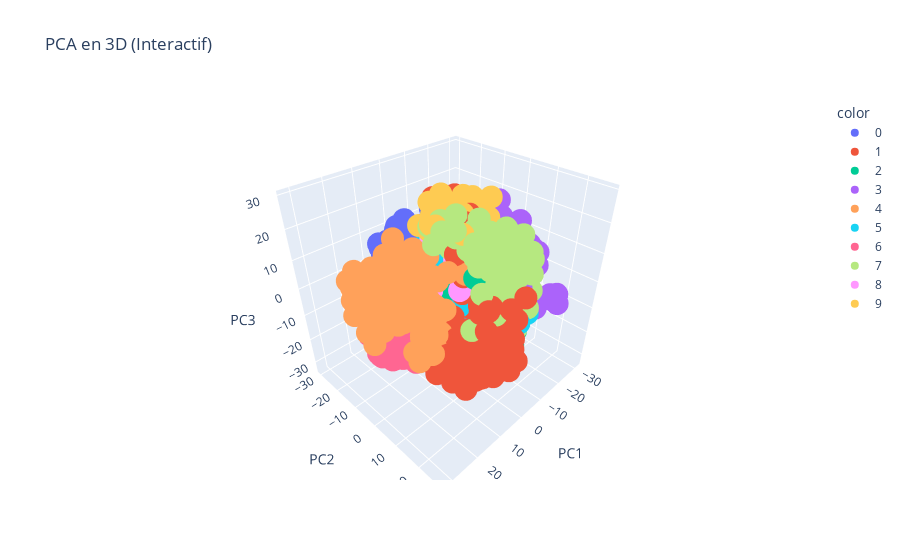
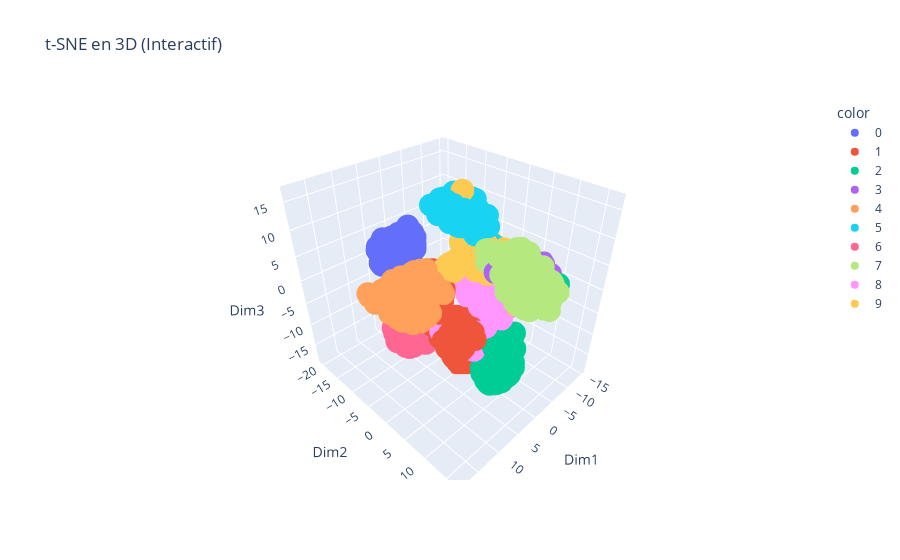
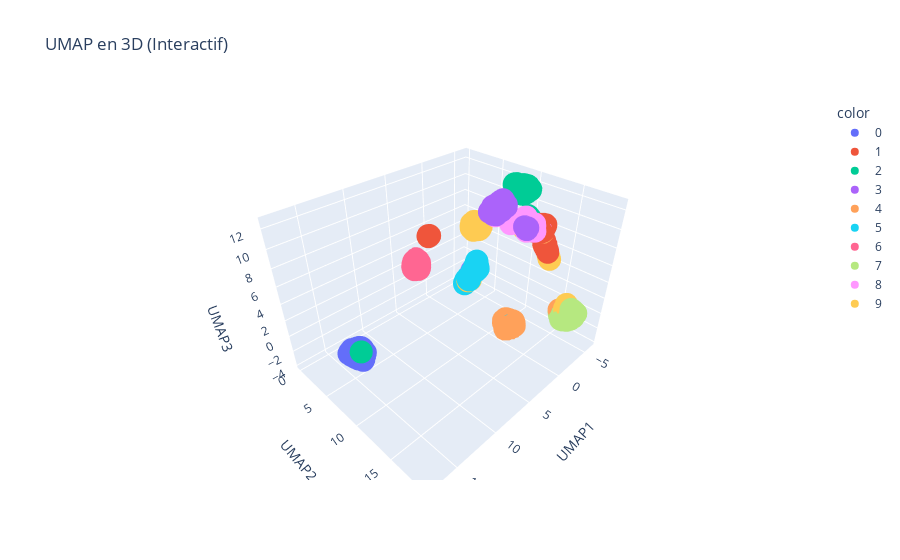

Write notebook code for charts like these, in order.
### Code cell
import numpy as np
from sklearn.datasets import load_digits
from sklearn.decomposition import PCA
from sklearn.manifold import TSNE
import umap
import plotly.express as px

# Charger un jeu de données d'exemple (chiffres manuscrits)
digits = load_digits()
X = digits.data
y = digits.target

# Réduction de dimension avec PCA
pca = PCA(n_components=3)
X_pca = pca.fit_transform(X)

# Réduction de dimension avec t-SNE
tsne = TSNE(n_components=3, random_state=42, init="pca", learning_rate="auto")
X_tsne = tsne.fit_transform(X)

# Réduction de dimension avec UMAP
umap_model = umap.UMAP(n_components=3, random_state=42)
X_umap = umap_model.fit_transform(X)

# Graphiques interactifs 3D
fig_pca = px.scatter_3d(
    x=X_pca[:, 0], y=X_pca[:, 1], z=X_pca[:, 2],
    color=y.astype(str), title="PCA en 3D (Interactif)",
    labels={"x": "PC1", "y": "PC2", "z": "PC3"}
)
fig_pca.show()

fig_tsne = px.scatter_3d(
    x=X_tsne[:, 0], y=X_tsne[:, 1], z=X_tsne[:, 2],
    color=y.astype(str), title="t-SNE en 3D (Interactif)",
    labels={"x": "Dim1", "y": "Dim2", "z": "Dim3"}
)
fig_tsne.show()

fig_umap = px.scatter_3d(
    x=X_umap[:, 0], y=X_umap[:, 1], z=X_umap[:, 2],
    color=y.astype(str), title="UMAP en 3D (Interactif)",
    labels={"x": "UMAP1", "y": "UMAP2", "z": "UMAP3"}
)
fig_umap.show()

### Figure 1 — Plotly figure (JSON) as saved in the notebook; plotly's stock layout.template omitted (floating-point values rounded to 4 significant figures; data arrays with more than 128 entries replaced by an {"elided": "..."} marker saying what was removed)
{"data": [{"hovertemplate": "color=0<br>PC1=%{x}<br>PC2=%{y}<br>PC3=%{z}<extra></extra>", "legendgroup": "0", "marker": {"color": "#636efa", "symbol": "circle"}, "mode": "markers", "name": "0", "scene": "scene", "showlegend": true, "type": "scatter3d", "x": {"elided": "178 float values"}, "y": {"elided": "178 float values"}, "z": {"elided": "178 float values"}}, {"hovertemplate": "color=1<br>PC1=%{x}<br>PC2=%{y}<br>PC3=%{z}<extra></extra>", "legendgroup": "1", "marker": {"color": "#EF553B", "symbol": "circle"}, "mode": "markers", "name": "1", "scene": "scene", "showlegend": true, "type": "scatter3d", "x": {"elided": "182 float values"}, "y": {"elided": "182 float values"}, "z": {"elided": "182 float values"}}, {"hovertemplate": "color=2<br>PC1=%{x}<br>PC2=%{y}<br>PC3=%{z}<extra></extra>", "legendgroup": "2", "marker": {"color": "#00cc96", "symbol": "circle"}, "mode": "markers", "name": "2", "scene": "scene", "showlegend": true, "type": "scatter3d", "x": {"elided": "177 float values"}, "y": {"elided": "177 float values"}, "z": {"elided": "177 float values"}}, {"hovertemplate": "color=3<br>PC1=%{x}<br>PC2=%{y}<br>PC3=%{z}<extra></extra>", "legendgroup": "3", "marker": {"color": "#ab63fa", "symbol": "circle"}, "mode": "markers", "name": "3", "scene": "scene", "showlegend": true, "type": "scatter3d", "x": {"elided": "183 float values"}, "y": {"elided": "183 float values"}, "z": {"elided": "183 float values"}}, {"hovertemplate": "color=4<br>PC1=%{x}<br>PC2=%{y}<br>PC3=%{z}<extra></extra>", "legendgroup": "4", "marker": {"color": "#FFA15A", "symbol": "circle"}, "mode": "markers", "name": "4", "scene": "scene", "showlegend": true, "type": "scatter3d", "x": {"elided": "181 float values"}, "y": {"elided": "181 float values"}, "z": {"elided": "181 float values"}}, {"hovertemplate": "color=5<br>PC1=%{x}<br>PC2=%{y}<br>PC3=%{z}<extra></extra>", "legendgroup": "5", "marker": {"color": "#19d3f3", "symbol": "circle"}, "mode": "markers", "name": "5", "scene": "scene", "showlegend": true, "type": "scatter3d", "x": {"elided": "182 float values"}, "y": {"elided": "182 float values"}, "z": {"elided": "182 float values"}}, {"hovertemplate": "color=6<br>PC1=%{x}<br>PC2=%{y}<br>PC3=%{z}<extra></extra>", "legendgroup": "6", "marker": {"color": "#FF6692", "symbol": "circle"}, "mode": "markers", "name": "6", "scene": "scene", "showlegend": true, "type": "scatter3d", "x": {"elided": "181 float values"}, "y": {"elided": "181 float values"}, "z": {"elided": "181 float values"}}, {"hovertemplate": "color=7<br>PC1=%{x}<br>PC2=%{y}<br>PC3=%{z}<extra></extra>", "legendgroup": "7", "marker": {"color": "#B6E880", "symbol": "circle"}, "mode": "markers", "name": "7", "scene": "scene", "showlegend": true, "type": "scatter3d", "x": {"elided": "179 float values"}, "y": {"elided": "179 float values"}, "z": {"elided": "179 float values"}}, {"hovertemplate": "color=8<br>PC1=%{x}<br>PC2=%{y}<br>PC3=%{z}<extra></extra>", "legendgroup": "8", "marker": {"color": "#FF97FF", "symbol": "circle"}, "mode": "markers", "name": "8", "scene": "scene", "showlegend": true, "type": "scatter3d", "x": {"elided": "174 float values"}, "y": {"elided": "174 float values"}, "z": {"elided": "174 float values"}}, {"hovertemplate": "color=9<br>PC1=%{x}<br>PC2=%{y}<br>PC3=%{z}<extra></extra>", "legendgroup": "9", "marker": {"color": "#FECB52", "symbol": "circle"}, "mode": "markers", "name": "9", "scene": "scene", "showlegend": true, "type": "scatter3d", "x": {"elided": "180 float values"}, "y": {"elided": "180 float values"}, "z": {"elided": "180 float values"}}], "layout": {"legend": {"title": {"text": "color"}, "tracegroupgap": 0}, "scene": {"domain": {"x": [0, 1], "y": [0, 1]}, "xaxis": {"title": {"text": "PC1"}}, "yaxis": {"title": {"text": "PC2"}}, "zaxis": {"title": {"text": "PC3"}}}, "title": {"text": "PCA en 3D (Interactif)"}}}

### Figure 2 — Plotly figure (JSON) as saved in the notebook; plotly's stock layout.template omitted (floating-point values rounded to 4 significant figures; data arrays with more than 128 entries replaced by an {"elided": "..."} marker saying what was removed)
{"data": [{"hovertemplate": "color=0<br>Dim1=%{x}<br>Dim2=%{y}<br>Dim3=%{z}<extra></extra>", "legendgroup": "0", "marker": {"color": "#636efa", "symbol": "circle"}, "mode": "markers", "name": "0", "scene": "scene", "showlegend": true, "type": "scatter3d", "x": {"elided": "178 float values"}, "y": {"elided": "178 float values"}, "z": {"elided": "178 float values"}}, {"hovertemplate": "color=1<br>Dim1=%{x}<br>Dim2=%{y}<br>Dim3=%{z}<extra></extra>", "legendgroup": "1", "marker": {"color": "#EF553B", "symbol": "circle"}, "mode": "markers", "name": "1", "scene": "scene", "showlegend": true, "type": "scatter3d", "x": {"elided": "182 float values"}, "y": {"elided": "182 float values"}, "z": {"elided": "182 float values"}}, {"hovertemplate": "color=2<br>Dim1=%{x}<br>Dim2=%{y}<br>Dim3=%{z}<extra></extra>", "legendgroup": "2", "marker": {"color": "#00cc96", "symbol": "circle"}, "mode": "markers", "name": "2", "scene": "scene", "showlegend": true, "type": "scatter3d", "x": {"elided": "177 float values"}, "y": {"elided": "177 float values"}, "z": {"elided": "177 float values"}}, {"hovertemplate": "color=3<br>Dim1=%{x}<br>Dim2=%{y}<br>Dim3=%{z}<extra></extra>", "legendgroup": "3", "marker": {"color": "#ab63fa", "symbol": "circle"}, "mode": "markers", "name": "3", "scene": "scene", "showlegend": true, "type": "scatter3d", "x": {"elided": "183 float values"}, "y": {"elided": "183 float values"}, "z": {"elided": "183 float values"}}, {"hovertemplate": "color=4<br>Dim1=%{x}<br>Dim2=%{y}<br>Dim3=%{z}<extra></extra>", "legendgroup": "4", "marker": {"color": "#FFA15A", "symbol": "circle"}, "mode": "markers", "name": "4", "scene": "scene", "showlegend": true, "type": "scatter3d", "x": {"elided": "181 float values"}, "y": {"elided": "181 float values"}, "z": {"elided": "181 float values"}}, {"hovertemplate": "color=5<br>Dim1=%{x}<br>Dim2=%{y}<br>Dim3=%{z}<extra></extra>", "legendgroup": "5", "marker": {"color": "#19d3f3", "symbol": "circle"}, "mode": "markers", "name": "5", "scene": "scene", "showlegend": true, "type": "scatter3d", "x": {"elided": "182 float values"}, "y": {"elided": "182 float values"}, "z": {"elided": "182 float values"}}, {"hovertemplate": "color=6<br>Dim1=%{x}<br>Dim2=%{y}<br>Dim3=%{z}<extra></extra>", "legendgroup": "6", "marker": {"color": "#FF6692", "symbol": "circle"}, "mode": "markers", "name": "6", "scene": "scene", "showlegend": true, "type": "scatter3d", "x": {"elided": "181 float values"}, "y": {"elided": "181 float values"}, "z": {"elided": "181 float values"}}, {"hovertemplate": "color=7<br>Dim1=%{x}<br>Dim2=%{y}<br>Dim3=%{z}<extra></extra>", "legendgroup": "7", "marker": {"color": "#B6E880", "symbol": "circle"}, "mode": "markers", "name": "7", "scene": "scene", "showlegend": true, "type": "scatter3d", "x": {"elided": "179 float values"}, "y": {"elided": "179 float values"}, "z": {"elided": "179 float values"}}, {"hovertemplate": "color=8<br>Dim1=%{x}<br>Dim2=%{y}<br>Dim3=%{z}<extra></extra>", "legendgroup": "8", "marker": {"color": "#FF97FF", "symbol": "circle"}, "mode": "markers", "name": "8", "scene": "scene", "showlegend": true, "type": "scatter3d", "x": {"elided": "174 float values"}, "y": {"elided": "174 float values"}, "z": {"elided": "174 float values"}}, {"hovertemplate": "color=9<br>Dim1=%{x}<br>Dim2=%{y}<br>Dim3=%{z}<extra></extra>", "legendgroup": "9", "marker": {"color": "#FECB52", "symbol": "circle"}, "mode": "markers", "name": "9", "scene": "scene", "showlegend": true, "type": "scatter3d", "x": {"elided": "180 float values"}, "y": {"elided": "180 float values"}, "z": {"elided": "180 float values"}}], "layout": {"legend": {"title": {"text": "color"}, "tracegroupgap": 0}, "scene": {"domain": {"x": [0, 1], "y": [0, 1]}, "xaxis": {"title": {"text": "Dim1"}}, "yaxis": {"title": {"text": "Dim2"}}, "zaxis": {"title": {"text": "Dim3"}}}, "title": {"text": "t-SNE en 3D (Interactif)"}}}

### Figure 3 — Plotly figure (JSON) as saved in the notebook; plotly's stock layout.template omitted (floating-point values rounded to 4 significant figures; data arrays with more than 128 entries replaced by an {"elided": "..."} marker saying what was removed)
{"data": [{"hovertemplate": "color=0<br>UMAP1=%{x}<br>UMAP2=%{y}<br>UMAP3=%{z}<extra></extra>", "legendgroup": "0", "marker": {"color": "#636efa", "symbol": "circle"}, "mode": "markers", "name": "0", "scene": "scene", "showlegend": true, "type": "scatter3d", "x": {"elided": "178 float values"}, "y": {"elided": "178 float values"}, "z": {"elided": "178 float values"}}, {"hovertemplate": "color=1<br>UMAP1=%{x}<br>UMAP2=%{y}<br>UMAP3=%{z}<extra></extra>", "legendgroup": "1", "marker": {"color": "#EF553B", "symbol": "circle"}, "mode": "markers", "name": "1", "scene": "scene", "showlegend": true, "type": "scatter3d", "x": {"elided": "182 float values"}, "y": {"elided": "182 float values"}, "z": {"elided": "182 float values"}}, {"hovertemplate": "color=2<br>UMAP1=%{x}<br>UMAP2=%{y}<br>UMAP3=%{z}<extra></extra>", "legendgroup": "2", "marker": {"color": "#00cc96", "symbol": "circle"}, "mode": "markers", "name": "2", "scene": "scene", "showlegend": true, "type": "scatter3d", "x": {"elided": "177 float values"}, "y": {"elided": "177 float values"}, "z": {"elided": "177 float values"}}, {"hovertemplate": "color=3<br>UMAP1=%{x}<br>UMAP2=%{y}<br>UMAP3=%{z}<extra></extra>", "legendgroup": "3", "marker": {"color": "#ab63fa", "symbol": "circle"}, "mode": "markers", "name": "3", "scene": "scene", "showlegend": true, "type": "scatter3d", "x": {"elided": "183 float values"}, "y": {"elided": "183 float values"}, "z": {"elided": "183 float values"}}, {"hovertemplate": "color=4<br>UMAP1=%{x}<br>UMAP2=%{y}<br>UMAP3=%{z}<extra></extra>", "legendgroup": "4", "marker": {"color": "#FFA15A", "symbol": "circle"}, "mode": "markers", "name": "4", "scene": "scene", "showlegend": true, "type": "scatter3d", "x": {"elided": "181 float values"}, "y": {"elided": "181 float values"}, "z": {"elided": "181 float values"}}, {"hovertemplate": "color=5<br>UMAP1=%{x}<br>UMAP2=%{y}<br>UMAP3=%{z}<extra></extra>", "legendgroup": "5", "marker": {"color": "#19d3f3", "symbol": "circle"}, "mode": "markers", "name": "5", "scene": "scene", "showlegend": true, "type": "scatter3d", "x": {"elided": "182 float values"}, "y": {"elided": "182 float values"}, "z": {"elided": "182 float values"}}, {"hovertemplate": "color=6<br>UMAP1=%{x}<br>UMAP2=%{y}<br>UMAP3=%{z}<extra></extra>", "legendgroup": "6", "marker": {"color": "#FF6692", "symbol": "circle"}, "mode": "markers", "name": "6", "scene": "scene", "showlegend": true, "type": "scatter3d", "x": {"elided": "181 float values"}, "y": {"elided": "181 float values"}, "z": {"elided": "181 float values"}}, {"hovertemplate": "color=7<br>UMAP1=%{x}<br>UMAP2=%{y}<br>UMAP3=%{z}<extra></extra>", "legendgroup": "7", "marker": {"color": "#B6E880", "symbol": "circle"}, "mode": "markers", "name": "7", "scene": "scene", "showlegend": true, "type": "scatter3d", "x": {"elided": "179 float values"}, "y": {"elided": "179 float values"}, "z": {"elided": "179 float values"}}, {"hovertemplate": "color=8<br>UMAP1=%{x}<br>UMAP2=%{y}<br>UMAP3=%{z}<extra></extra>", "legendgroup": "8", "marker": {"color": "#FF97FF", "symbol": "circle"}, "mode": "markers", "name": "8", "scene": "scene", "showlegend": true, "type": "scatter3d", "x": {"elided": "174 float values"}, "y": {"elided": "174 float values"}, "z": {"elided": "174 float values"}}, {"hovertemplate": "color=9<br>UMAP1=%{x}<br>UMAP2=%{y}<br>UMAP3=%{z}<extra></extra>", "legendgroup": "9", "marker": {"color": "#FECB52", "symbol": "circle"}, "mode": "markers", "name": "9", "scene": "scene", "showlegend": true, "type": "scatter3d", "x": {"elided": "180 float values"}, "y": {"elided": "180 float values"}, "z": {"elided": "180 float values"}}], "layout": {"legend": {"title": {"text": "color"}, "tracegroupgap": 0}, "scene": {"domain": {"x": [0, 1], "y": [0, 1]}, "xaxis": {"title": {"text": "UMAP1"}}, "yaxis": {"title": {"text": "UMAP2"}}, "zaxis": {"title": {"text": "UMAP3"}}}, "title": {"text": "UMAP en 3D (Interactif)"}}}
